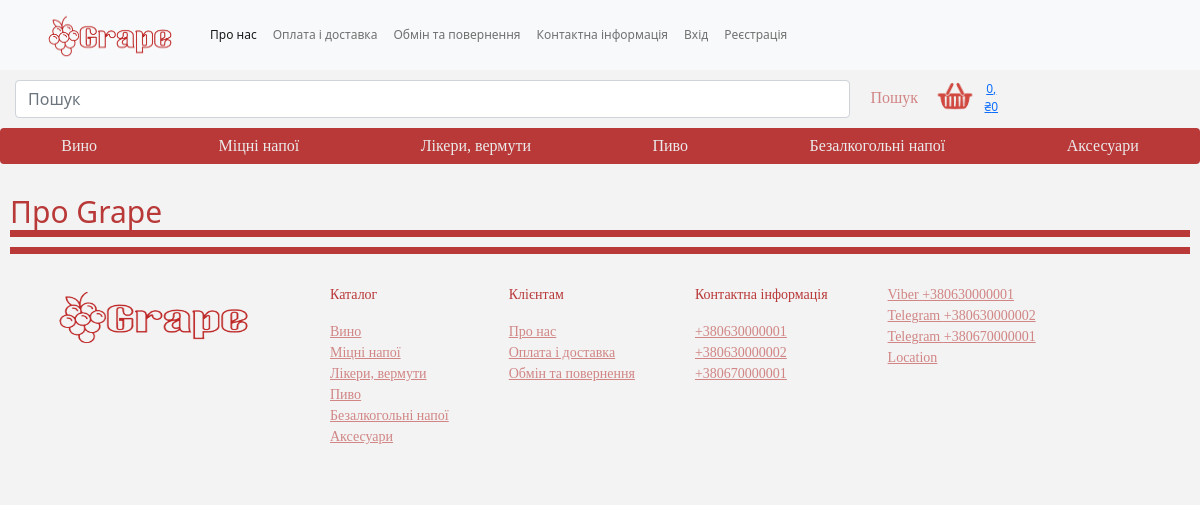
Page /conditions/about/ on the earlier database version.
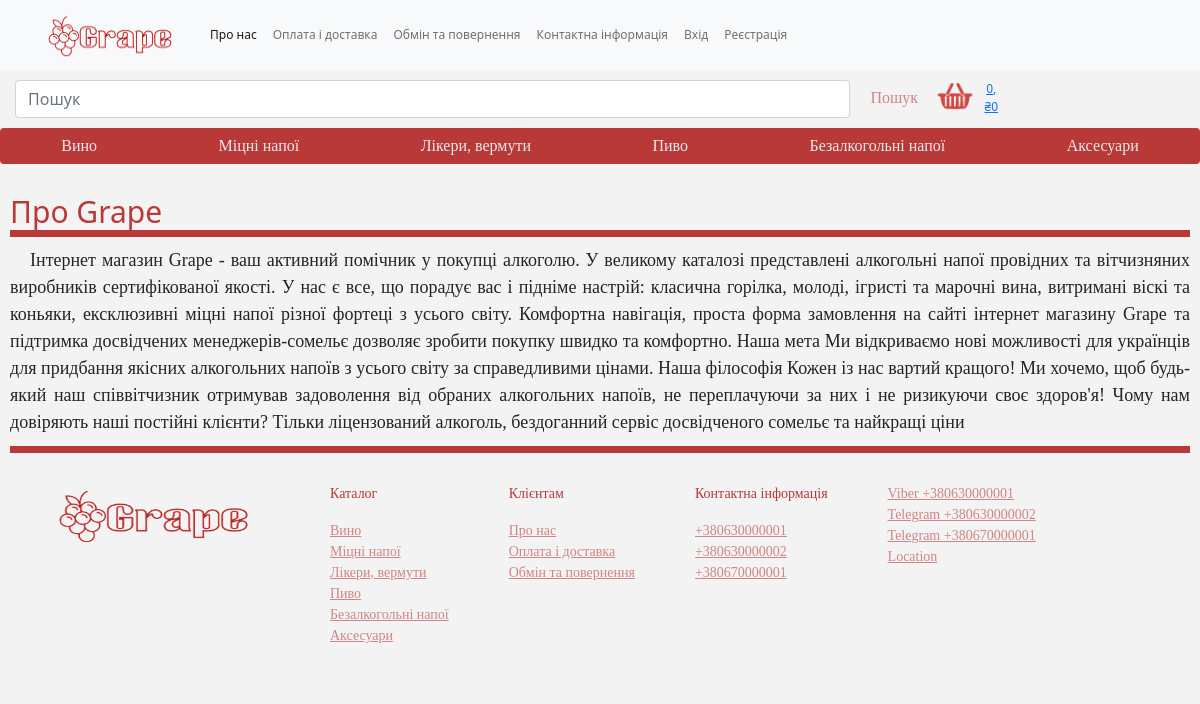
Same page on the later database version.
### main_page/models.py (models this page shows, shortened)
class Category_good(models.Model):
    name = models.CharField(max_length=50, unique=True)
    is_visible = models.BooleanField(default=True)
    position = models.SmallIntegerField(unique=True)
    class Meta:
        ordering = ('position',)
    def get_absolute_url(self):
        return reverse("main_page:menu", args=[self.id])

class Phone(models.Model):
    phone_val = RegexValidator(regex=r'^\+?3?8?0\d{2}[- ]?(\d[- ]?){7}$', message='Не вірний формат номера')
    phone = models.CharField(max_length=16, validators=[phone_val])
    is_visible = models.BooleanField(default=True)
    is_viber = models.BooleanField(default=False)
    is_telegram = models.BooleanField(default=False)
    def __str__(self):
        return f'{self.phone}'

class Address(models.Model):
    address = models.CharField(max_length=250)
    is_visible = models.BooleanField(default=True)

### conditions/models.py (models this page shows)
class About(models.Model):
    about = models.TextField(max_length=1000)
    is_visible = models.BooleanField(default=True)

### conditions/views.py (the view)
# urls.py: path('about/', views.about, name='about'),
def about(request):
    about = About.objects.filter(is_visible=True)
    return render(request, 'about.html', context={'about': about})

### cart/cart.py (called while the page is built)
    def get_total_price(self):
        return sum(Decimal(item['price']) * item['quantity'] for item in self.cart.values())

    def __len__(self):
        return sum(item['quantity'] for item in self.cart.values())

### cart/context_processor.py (called while the page is built)
def cart(request):
    return {'cart': Cart(request)}

### main_page/context_processor.py (called while the page is built)
def getting_category(request):
    category = Category_good.objects.filter(is_visible=True)
    return {'category': category, }

def getting_number(request):
    phone = Phone.objects.filter(is_visible=True)
    return {'phone': phone, }

def getting_mail(request):
    mails = Email_adress.objects.filter(is_visible=True)
    return {'mails': mails, }

def getting_address(request):
    location = Address.objects.filter(is_visible=True)
    return {'location': location, }

### conditions/templates/about.html
{% extends 'project.html' %}
{% block content %}
    <section>
        <div class="context">
            <h2>Про Grape</h2>
    <section>
        <div class="context">
            {% for item in about %}
                <p> {{ item.about }}</p>
            {% endfor %}
        </div>
    </section>
        </div>
    </section>
{% endblock %}

### templates/project.html (shortened to what the changed rows need)
{% load static %}
<!DOCTYPE html>
<html lang="ukr">
    <head>
        <link href="https://cdn.jsdelivr.net/npm/bootstrap@5.0.2/dist/css/bootstrap.min.css" rel="stylesheet">
        <link rel="stylesheet" href="{% static "assets/css/style.css" %}">
    </head>
    <body>
{% block bare_content %}
      <section>
        <div class="btn-group">
            {% for cat in category %}
                <a href="{{ cat.get_absolute_url }}" class="btn btn-primary" type="submit">{{ cat.name }}</a>
            {% endfor %}
          </div>
        </section>
{% block content %}
{% endblock %}
{% endblock %}
    <section id="contact">
      <div class="cards">
        <div class="card">
            <p class="">Каталог</p>
            {% for cat in category %}
                <a href="#" class="" type="submit">{{ cat.name }}</a>
            {% endfor %}
        </div>
        <div class="card">
          <p class="" >Контактна інформація</p>
            {% for number in phone %}
                <a href="" class="" type="submit">{{ number.phone }}</a>
            {% endfor %}
        </div>
        <div class="card">
            {% for number in phone %}
                {% if number.is_viber %}
                    <a href="viber://chat?number={{ number }}" class="viber" type="submit">Viber {{ number }}</a>
                {% endif %}
                {% if number.is_telegram %}
                    <a href="https://t.me/{{ number }}" class="" type="submit">Telegram {{ number }}</a>
                {% endif %}
            {% endfor %}
            {% for loc in location %}
                <a href="#" class="" type="submit">{{ loc.address }}</a>
            {% endfor %}
        </div>
    </div>
    </section>
    </body>
</html>

Differences in the rows shown:
added About: about "Інтернет магазин Grape - ваш активний помічник у покупці алкоголю. У великому каталозі представлені алкогольні напої провідних та вітчизняних виробників сертифікованої якості. У нас є все, що порадує вас і підніме настрій: класична горілка, молоді, ігристі та марочні вина, витримані віскі та коньяки, ексклюзивні міцні напої різної фортеці з усього світу. Комфортна навігація, проста форма замовлення на сайті інтернет магазину Grape та підтримка досвідчених менеджерів-сомельє дозволяє зробити покупку швидко та комфортно. Наша мета Ми відкриваємо нові можливості для українців для придбання якісних алкогольних напоїв з усього світу за справедливими цінами. Наша філософія Кожен із нас вартий…"
